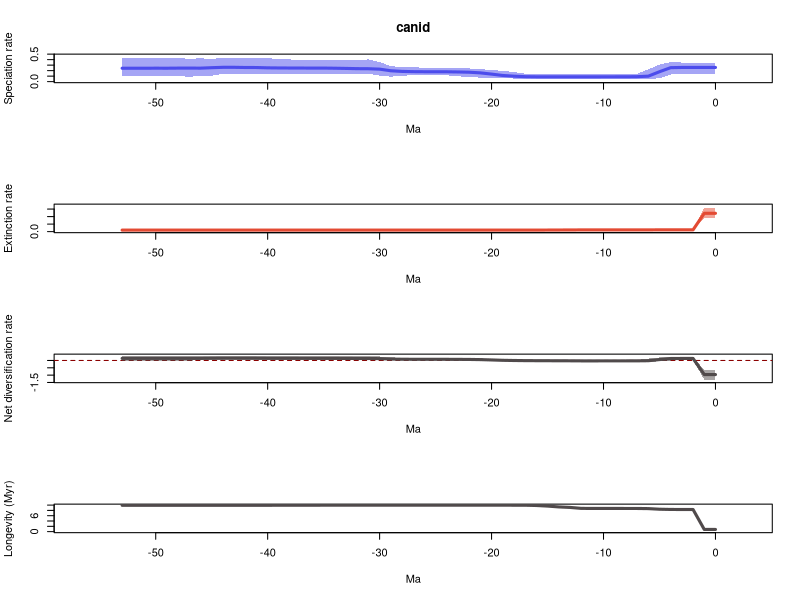

Recreate this plot in R.
# 1 files combined:
# 	/home/eeb177-student/Desktop/eeb-177/lab-work/exercise-9/pyrate_mcmc_logs/canid_occ_1_marginal_rates.log

# 95% HPDs calculated using code from Biopy (https://www.cs.auckland.ac.nz/~yhel002/biopy/)

pdf(file='/home/eeb177-student/Desktop/eeb-177/lab-work/exercise-9/pyrate_mcmc_logs/canid_occ_1_marginal_rates_RTT.pdf',width=0.6*9, height=16.8)
par(mfrow=c(4,1))
library(scales)
L_hpd_m95=c(0.132949571792, 0.132949571792,0.132949571792,0.132949571792,0.129467537919,0.0577958493194,0.054411561961,0.054411561961,0.054411561961,0.054411561961,0.054411561961,0.054411561961,0.054411561961,0.054411561961,0.054411561961,0.054411561961,0.054411561961,0.054411561961,0.05634253009,0.0629306910755,0.0652593587277,0.0716146526019,0.0872000451522,0.0959802300384,0.115133101047,0.115133101047,0.115133101047,0.116499067227,0.107896390121,0.0904403086965,0.108953802537,0.143495088735,0.143495088735,0.143495088735,0.143495088735,0.143495088735,0.143495088735,0.143495088735,0.143495088735,0.143495088735,0.143495088735,0.143495088735,0.143495088735,0.143146999674,0.143146999674,0.108439576832,0.108439576832,0.0847379790705,0.108439576832,0.101917830606,0.101917830606,0.101917830606,0.101917830606,0.101917830606)
L_hpd_M95=c(0.346843260325, 0.346843260325,0.346843260325,0.346843260325,0.355558448461,0.309041425841,0.222070866993,0.144355315139,0.135227114535,0.135227114535,0.135227114535,0.133139780311,0.133139780311,0.133139780311,0.133139780311,0.133139780311,0.133139780311,0.144936906422,0.17335894373,0.197681879322,0.208288071284,0.229289240529,0.239070699559,0.239070699559,0.255191318372,0.255191318372,0.255191318372,0.258518269085,0.258518269085,0.283705491114,0.354691927602,0.403019998495,0.396291653603,0.399274818974,0.396291653603,0.396291653603,0.396291653603,0.396291653603,0.403019998495,0.403019998495,0.432386803672,0.436668451315,0.437151289913,0.437151289913,0.436668451315,0.409942027684,0.425993584634,0.410920290959,0.437151289913,0.437151289913,0.437151289913,0.437151289913,0.437151289913,0.437151289913)
M_hpd_m95=c(0.901246286244, 0.901246286244,0.0884940387771,0.0884940387771,0.0869493899102,0.0884940387771,0.0816677840042,0.0869493899102,0.0869493899102,0.0869493899102,0.0869493899102,0.0869493899102,0.0869493899102,0.0789225649017,0.0787244404096,0.0718027969585,0.0718027969585,0.07311944181,0.07311944181,0.07311944181,0.07311944181,0.07311944181,0.07311944181,0.07311944181,0.07311944181,0.0741357383649,0.0741357383649,0.0741357383649,0.0741357383649,0.0741357383649,0.0741357383649,0.0741357383649,0.0741357383649,0.0741357383649,0.0741357383649,0.0741357383649,0.0741357383649,0.0741357383649,0.0741357383649,0.0741357383649,0.07311944181,0.07311944181,0.07311944181,0.07311944181,0.07311944181,0.07311944181,0.07311944181,0.07311944181,0.07311944181,0.07311944181,0.07311944181,0.07311944181,0.07311944181,0.07311944181)
M_hpd_M95=c(1.59981322297, 1.59981322297,0.159740653476,0.15725836012,0.15725836012,0.15725836012,0.14779966188,0.151123789918,0.151123789918,0.151123789918,0.151123789918,0.151123789918,0.151123789918,0.140711210258,0.139755570988,0.129168404011,0.123226866831,0.121519957304,0.121519957304,0.121519957304,0.121519957304,0.121519957304,0.121519957304,0.121519957304,0.121519957304,0.122819255927,0.122819255927,0.122819255927,0.122819255927,0.122819255927,0.122819255927,0.122819255927,0.122819255927,0.122819255927,0.122819255927,0.122819255927,0.123226866831,0.123226866831,0.123226866831,0.123226866831,0.123226866831,0.123226866831,0.123226866831,0.123226866831,0.123226866831,0.123226866831,0.123226866831,0.123226866831,0.123226866831,0.123226866831,0.123226866831,0.123226866831,0.123226866831,0.123226866831)
R_hpd_m95=c(-1.31101244369, -1.31101244369,0.00988187607527,0.00988187607527,-0.0014274297693,-0.0638988210201,-0.0856814744099,-0.0833722277103,-0.0671863655036,-0.0671863655036,-0.0671863655036,-0.0671863655036,-0.0671863655036,-0.061643943786,-0.0620888591916,-0.0588635811941,-0.0580650568686,-0.0588635811941,-0.0588635811941,-0.0416320851581,-0.0385600614851,-0.0269800724153,-0.0205589444205,0.00342768878429,0.010793552137,0.010793552137,0.010793552137,0.0157955747396,0.00342768878429,0.010793552137,0.0197544622215,0.0197544622215,0.020244508696,0.020244508696,0.0215963249902,0.037572653644,0.036648010376,0.036648010376,0.0123106573227,0.0123106573227,0.0123106573227,0.0123106573227,0.00674245460072,0.00674245460072,0.0123106573227,0.0123106573227,0.00674245460072,-0.00478978905364,-0.0237599717845,-0.0237599717845,-0.0119671260973,-0.0119671260973,-0.0119671260973,-0.0119671260973)
R_hpd_M95=c(-0.652006171217, -0.652006171217,0.249884481996,0.249884481996,0.256955844112,0.209846853029,0.126071036921,0.0339278977981,0.0386381688715,0.0339278977981,0.0339278977981,0.0324546637207,0.0324546637207,0.0340071383005,0.0286676457615,0.030803567532,0.0286676457615,0.0386381688715,0.0765776623172,0.0932927244967,0.108022905815,0.143013190676,0.143013190676,0.153900603903,0.153900603903,0.153900603903,0.153900603903,0.163392059277,0.172133516314,0.222943276803,0.274506708646,0.280991442614,0.280991442614,0.284424284833,0.284424284833,0.308565009015,0.308565009015,0.308565009015,0.296813055913,0.296813055913,0.308565009015,0.311607600336,0.311607600336,0.311607600336,0.311607600336,0.311607600336,0.311607600336,0.308008391083,0.311607600336,0.311607600336,0.328384472335,0.328384472335,0.328384472335,0.328384472335)
L_mean=c(0.257688864239, 0.257688864239,0.257688864239,0.257688864239,0.253728830173,0.179976070268,0.0992394157298,0.0899290696189,0.0880334910637,0.0877379832843,0.0877346666453,0.0871531934751,0.0871531934751,0.0872705665116,0.0872705665116,0.0872705665116,0.0874608398808,0.0902043956736,0.0990243012753,0.111754490446,0.136666653756,0.159128359122,0.171045734272,0.175737624259,0.178963620887,0.178963620887,0.179629230482,0.18115408431,0.185702076936,0.197481465352,0.226842179985,0.234405547217,0.235850527524,0.240070234841,0.243561943623,0.246164483145,0.245924033434,0.246784014184,0.247433949045,0.248539381591,0.250649040547,0.256186056827,0.256838028755,0.26029234621,0.260147514798,0.253164748384,0.245031342065,0.245892576542,0.245521689571,0.243771086307,0.244276472016,0.243512849085,0.243512849085,0.243512849085)
M_mean=c(1.21898386275, 1.21898386275,0.120022107707,0.119893990059,0.119643310277,0.118435922216,0.115285962962,0.114558821286,0.114558821286,0.114485005647,0.114485005647,0.114485005647,0.114091305399,0.109569851756,0.107356958346,0.103850679791,0.101531530203,0.100482341427,0.100444027906,0.1003128298,0.1003128298,0.1003128298,0.1003128298,0.1003128298,0.1003128298,0.100326993375,0.100326993375,0.100326993375,0.10031277848,0.10031277848,0.10031277848,0.10031277848,0.10031277848,0.10031277848,0.100344221629,0.100344221629,0.100562051521,0.100562051521,0.100562051521,0.100562051521,0.100740928449,0.100740928449,0.100740928449,0.100740928449,0.100740928449,0.100740928449,0.100740928449,0.100740928449,0.100740928449,0.100740928449,0.100740928449,0.100740928449,0.100740928449,0.100740928449)
R_mean=c(-0.961294998513, -0.961294998513,0.137666756532,0.137794874181,0.134085519896,0.0615401480515,-0.0160465472322,-0.024629751667,-0.0265253302222,-0.026747022363,-0.0267503390021,-0.0273318121722,-0.0269381119241,-0.0222992852443,-0.0200863918346,-0.0165801132794,-0.0140706903227,-0.0102779457534,-0.00141972663039,0.0114416606459,0.0363538239557,0.0588155293215,0.0707329044714,0.0754247944588,0.0786507910869,0.0786366275122,0.0793022371068,0.0808270909349,0.0853892984555,0.0971686868717,0.126529401505,0.134092768737,0.135537749043,0.139757456361,0.143217721994,0.145820261516,0.145361981913,0.146221962663,0.146871897523,0.14797733007,0.149908112098,0.155445128378,0.156097100306,0.159551417761,0.159406586349,0.152423819935,0.144290413616,0.145151648093,0.144780761122,0.143030157858,0.143535543567,0.142771920636,0.142771920636,0.142771920636)
trans=0.5
age=(0:(54-1))* -1
plot(age,age,type = 'n', ylim = c(0, 0.480866418905), xlim = c(-56.7,2.7), ylab = 'Speciation rate', xlab = 'Ma',main='canid' )
polygon(c(age, rev(age)), c(L_hpd_M95, rev(L_hpd_m95)), col = alpha("#4c4cec",trans), border = NA)
lines(rev(age), rev(L_mean), col = "#4c4cec", lwd=3)
plot(age,age,type = 'n', ylim = c(0, 1.75979454527), xlim = c(-56.7,2.7), ylab = 'Extinction rate', xlab = 'Ma' )
polygon(c(age, rev(age)), c(M_hpd_M95, rev(M_hpd_m95)), col = alpha("#e34a33",trans), border = NA)
lines(rev(age), rev(M_mean), col = "#e34a33", lwd=3)
plot(age,age,type = 'n', ylim = c(-1.44211368806, 0.361222919568), xlim = c(-56.7,2.7), ylab = 'Net diversification rate', xlab = 'Ma' )
abline(h=0,lty=2,col="darkred")
polygon(c(age, rev(age)), c(R_hpd_M95, rev(R_hpd_m95)), col = alpha("#504A4B",trans), border = NA)
lines(rev(age), rev(R_mean), col = "#504A4B", lwd=3)
plot(age,age,type = 'n', ylim = c(0, max(1/M_mean)), xlim = c(-56.7,2.7), ylab = 'Longevity (Myr)', xlab = 'Ma' )
lines(rev(age), rev(1/M_mean), col = "#504A4B", lwd=3)
n <- dev.off()